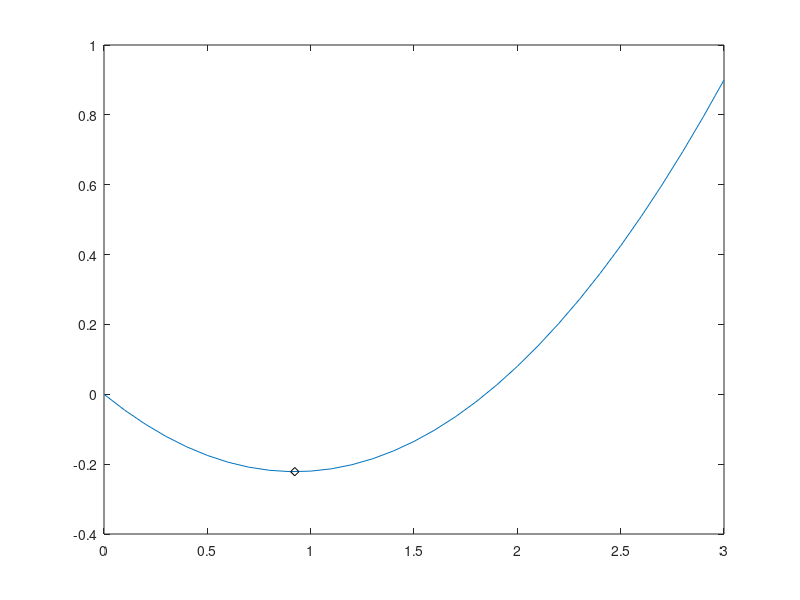

Reproduce this figure in MATLAB.
clc, clear all
f = @(x)0.26*(x.^2)-0.48*x; 
X= 0:0.1:3;
Y=0:0.1:3;
plot(X, f(X))
hold on
x=1.0; 
o=optimset('MaxIter', 100, 'TolFun', 1E-10);
[x,y,convergence,iters,nevs] = powell(f,x,o)
plot(x, y,'dk')